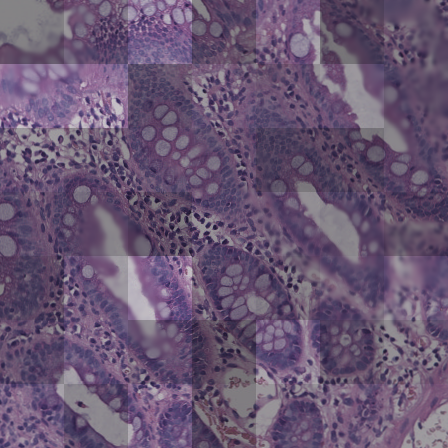
#> input picture src/mixed_patch_1_2.jpeg, 448 x 448 px
$ python compute.py ../src/mixed_patch_1_2.jpeg
#> lines starting #> are read from the running program, lines starting #| are printed output that depends on the picture
# coding: utf-8

from __future__ import (
    absolute_import,
    division,
    print_function,
    unicode_literals
)

from math import atan2, pi
from sys import argv

import numpy as np
from imageio import imread
from skimage.feature import canny

from cpbd.octave import sobel


# threshold to characterize blocks as edge/non-edge blocks
THRESHOLD = 0.002

# fitting parameter
BETA = 3.6

# block size
BLOCK_HEIGHT, BLOCK_WIDTH = (64, 64)

# just noticeable widths based on the perceptual experiments
WIDTH_JNB = np.concatenate([5*np.ones(51), 3*np.ones(205)])


def compute(image):
    # type: (numpy.ndarray) -> float
    """Compute the sharpness metric for the given data."""

    # convert the image to double for further processing
    image = image.astype(np.float64)

    # edge detection using canny and sobel canny edge detection is done to
    # classify the blocks as edge or non-edge blocks and sobel edge
    # detection is done for the purpose of edge width measurement.
    canny_edges = canny(image)
    sobel_edges = sobel(image)

    # edge width calculation
    marziliano_widths = marziliano_method(sobel_edges, image)

    # sharpness metric calculation
    return _calculate_sharpness_metric(image, canny_edges, marziliano_widths)


# [148 lines left out: functions marziliano_method, _calculate_sharpness_metric, is_edge_block, not called in this run]


def get_block_contrast(block):
    # type: (numpy.ndarray) -> int
    return int(np.max(block) - np.min(block))


if __name__ == '__main__':
    input_image = imread(argv[1], pilmode = 'L')
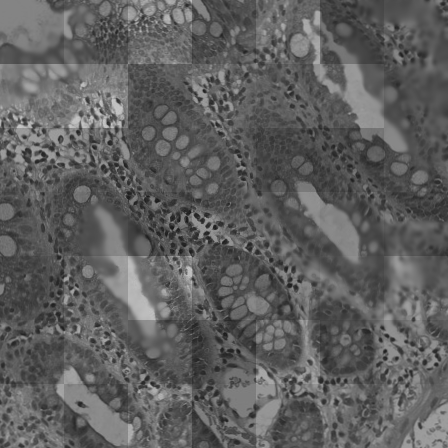
#> input_image: shape (448, 448); min 25, max 201, mean 95.2
    sharpness = compute(input_image)
#> in compute, `canny_edges = canny(image)`:
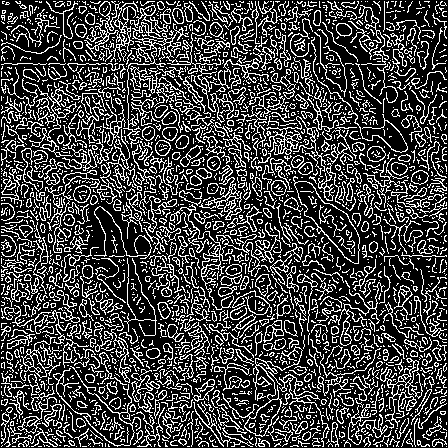
#> canny_edges: shape (448, 448) bool; 26% white in thin lines or dots
#> (the run stopped early here; a loop or call above may not have finished)
